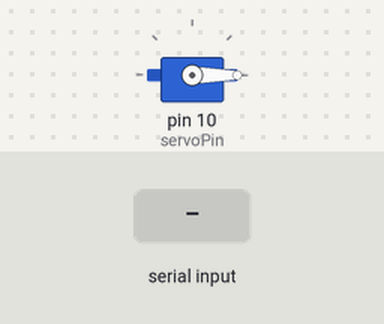
The sketch below on a simulated Arduino Uno, built with avr-gcc and run on an emulated ATmega328P. Parts: servo. The inputs (shaded band) are chosen by the test bench.

Above: at 1.2 s.
1.3 s: "a" received over Serial
At 2.1 s:
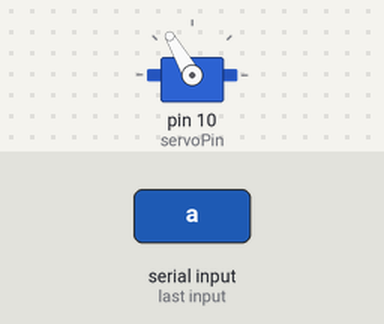
2.8 s: "b" received over Serial
At 3.2 s:
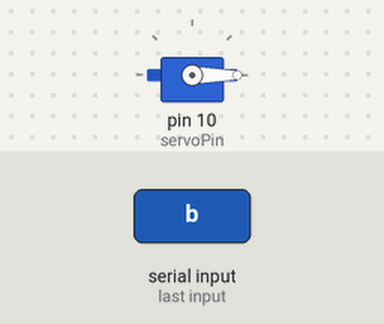
Timing chart, 0 to 5.8 s (numbered marks = the images above; inputs shaded):
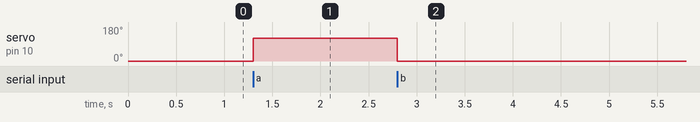

Measured:
- after the input at 1.3 s, servo on pin 10 (servoPin): 0° → 120° at once
- after the input at 2.8 s, servo on pin 10 (servoPin): 120° → 0° at once

The sketch:

car_arduino.ino
```cpp
#include <Servo.h>

Servo myServo;
const int servoPin = 10;
const int trigPin = 8;
const int echoPin = 9;
const int gopen = 120;
const int gclose = -10;
const long timeout = 10000;

void setup() {
  myServo.attach(servoPin); // pin 10
  myServo.write(gclose);
  Serial.begin(9600);
  pinMode(trigPin, OUTPUT);
  pinMode(echoPin, INPUT);
}

void loop() {
  if (Serial.available() > 0) {
    char command = Serial.read();
    if (command == 'a') {
      myServo.write(gopen);
    } else if (command == 'b') {
      myServo.write(gclose);
    } else if (command == 'c') {
      checkGarageStatus();
    }
  }
}

void checkGarageStatus() {
  long duration, distance;
  digitalWrite(trigPin, LOW);
  delayMicroseconds(2);
  digitalWrite(trigPin, HIGH);
  delayMicroseconds(10);
  digitalWrite(trigPin, LOW);

  duration = pulseIn(echoPin, HIGH, timeout);
  distance = (duration / 2) / 29.1;  // Calculate the distance in cm

  if (distance < 5) {  // Adjust the threshold distance as needed
    Serial.println("full");
  } else {
    Serial.println("empty");
  }
}
```
